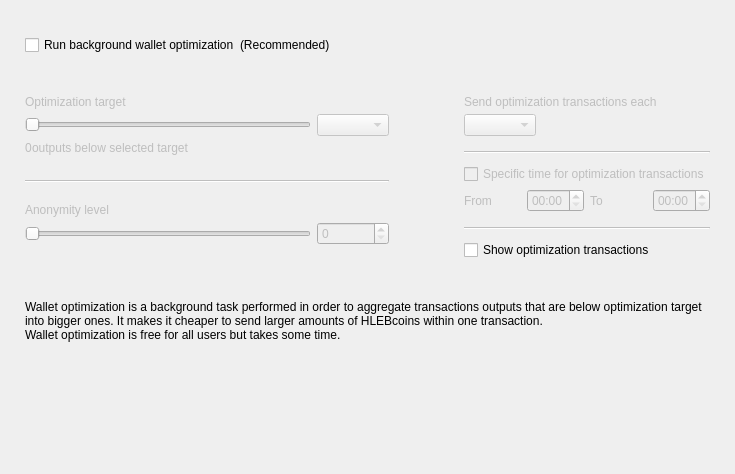
<?xml version="1.0" encoding="UTF-8"?>
<ui version="4.0">
 <class>OptimizationOptionsFrame</class>
 <widget class="QFrame" name="OptimizationOptionsFrame">
  <property name="geometry">
   <rect>
    <x>0</x>
    <y>0</y>
    <width>735</width>
    <height>474</height>
   </rect>
  </property>
  <property name="windowTitle">
   <string>Frame</string>
  </property>
  <property name="frameShape">
   <enum>QFrame::NoFrame</enum>
  </property>
  <property name="frameShadow">
   <enum>QFrame::Raised</enum>
  </property>
  <layout class="QVBoxLayout" name="verticalLayout">
   <property name="spacing">
    <number>0</number>
   </property>
   <property name="leftMargin">
    <number>25</number>
   </property>
   <property name="topMargin">
    <number>35</number>
   </property>
   <property name="rightMargin">
    <number>25</number>
   </property>
   <property name="bottomMargin">
    <number>0</number>
   </property>
   <item>
    <layout class="QHBoxLayout" name="horizontalLayout_2">
     <item>
      <widget class="QCheckBox" name="m_enableOptimizationCheck">
       <property name="text">
        <string>Run background wallet optimization</string>
       </property>
      </widget>
     </item>
     <item>
      <widget class="WalletGui::WalletNormalGrayTextLabel" name="label_8">
       <property name="text">
        <string>(Recommended)</string>
       </property>
      </widget>
     </item>
     <item>
      <spacer name="horizontalSpacer">
       <property name="orientation">
        <enum>Qt::Horizontal</enum>
       </property>
       <property name="sizeHint" stdset="0">
        <size>
         <width>40</width>
         <height>20</height>
        </size>
       </property>
      </spacer>
     </item>
    </layout>
   </item>
   <item>
    <spacer name="verticalSpacer_2">
     <property name="orientation">
      <enum>Qt::Vertical</enum>
     </property>
     <property name="sizeType">
      <enum>QSizePolicy::Fixed</enum>
     </property>
     <property name="sizeHint" stdset="0">
      <size>
       <width>20</width>
       <height>40</height>
      </size>
     </property>
    </spacer>
   </item>
   <item>
    <widget class="QWidget" name="m_optimizationOptionsWidget" native="true">
     <property name="enabled">
      <bool>true</bool>
     </property>
     <layout class="QHBoxLayout" name="horizontalLayout">
      <property name="spacing">
       <number>75</number>
      </property>
      <property name="leftMargin">
       <number>0</number>
      </property>
      <property name="topMargin">
       <number>0</number>
      </property>
      <property name="rightMargin">
       <number>0</number>
      </property>
      <property name="bottomMargin">
       <number>0</number>
      </property>
      <item alignment="Qt::AlignTop">
       <widget class="QWidget" name="widget1" native="true">
        <property name="enabled">
         <bool>false</bool>
        </property>
        <layout class="QGridLayout" name="gridLayout" columnstretch="50,0,0,0">
         <property name="leftMargin">
          <number>0</number>
         </property>
         <property name="topMargin">
          <number>0</number>
         </property>
         <property name="rightMargin">
          <number>0</number>
         </property>
         <property name="bottomMargin">
          <number>0</number>
         </property>
         <property name="verticalSpacing">
          <number>5</number>
         </property>
         <item row="0" column="0" colspan="4">
          <widget class="WalletGui::WalletNormalBlackTextLabel" name="label_5">
           <property name="text">
            <string>Optimization target</string>
           </property>
           <property name="indent">
            <number>0</number>
           </property>
          </widget>
         </item>
         <item row="4" column="0" colspan="4">
          <spacer name="verticalSpacer_3">
           <property name="orientation">
            <enum>Qt::Vertical</enum>
           </property>
           <property name="sizeType">
            <enum>QSizePolicy::Fixed</enum>
           </property>
           <property name="sizeHint" stdset="0">
            <size>
             <width>20</width>
             <height>20</height>
            </size>
           </property>
          </spacer>
         </item>
         <item row="1" column="0" colspan="3">
          <widget class="QSlider" name="m_thresholdSlider">
           <property name="maximum">
            <number>6</number>
           </property>
           <property name="pageStep">
            <number>1</number>
           </property>
           <property name="orientation">
            <enum>Qt::Horizontal</enum>
           </property>
          </widget>
         </item>
         <item row="1" column="3">
          <widget class="QComboBox" name="m_thresholdCombo"/>
         </item>
         <item row="5" column="0" colspan="4">
          <widget class="Line" name="line">
           <property name="orientation">
            <enum>Qt::Horizontal</enum>
           </property>
          </widget>
         </item>
         <item row="6" column="0" colspan="4">
          <spacer name="verticalSpacer_4">
           <property name="orientation">
            <enum>Qt::Vertical</enum>
           </property>
           <property name="sizeType">
            <enum>QSizePolicy::Fixed</enum>
           </property>
           <property name="sizeHint" stdset="0">
            <size>
             <width>20</width>
             <height>15</height>
            </size>
           </property>
          </spacer>
         </item>
         <item row="8" column="3">
          <widget class="QSpinBox" name="m_mixinSpin">
           <property name="buttonSymbols">
            <enum>QAbstractSpinBox::UpDownArrows</enum>
           </property>
          </widget>
         </item>
         <item row="7" column="0" colspan="4">
          <widget class="WalletGui::WalletNormalBlackTextLabel" name="label_7">
           <property name="text">
            <string>Anonymity level</string>
           </property>
           <property name="indent">
            <number>0</number>
           </property>
          </widget>
         </item>
         <item row="8" column="0" colspan="3">
          <widget class="QSlider" name="m_mixinSlider">
           <property name="pageStep">
            <number>1</number>
           </property>
           <property name="orientation">
            <enum>Qt::Horizontal</enum>
           </property>
          </widget>
         </item>
         <item row="2" column="0" colspan="4">
          <spacer name="verticalSpacer_12">
           <property name="orientation">
            <enum>Qt::Vertical</enum>
           </property>
           <property name="sizeType">
            <enum>QSizePolicy::Fixed</enum>
           </property>
           <property name="sizeHint" stdset="0">
            <size>
             <width>20</width>
             <height>0</height>
            </size>
           </property>
          </spacer>
         </item>
         <item row="3" column="0" colspan="4">
          <layout class="QHBoxLayout" name="horizontalLayout_3" stretch="0,1">
           <item>
            <widget class="QLabel" name="m_nonOptimizedOutputsLabel">
             <property name="text">
              <string>0</string>
             </property>
            </widget>
           </item>
           <item>
            <widget class="WalletGui::WalletNormalBlackTextLabel" name="m_nonOptimizedOutputsTextLabel">
             <property name="text">
              <string>outputs below selected target</string>
             </property>
            </widget>
           </item>
          </layout>
         </item>
        </layout>
       </widget>
      </item>
      <item>
       <layout class="QVBoxLayout" name="verticalLayout_3">
        <property name="spacing">
         <number>10</number>
        </property>
        <property name="rightMargin">
         <number>0</number>
        </property>
        <property name="bottomMargin">
         <number>0</number>
        </property>
        <item>
         <widget class="QWidget" name="widget2" native="true">
          <property name="enabled">
           <bool>false</bool>
          </property>
          <layout class="QGridLayout" name="gridLayout_2" columnstretch="0,0,0,0">
           <property name="leftMargin">
            <number>0</number>
           </property>
           <property name="topMargin">
            <number>0</number>
           </property>
           <property name="rightMargin">
            <number>0</number>
           </property>
           <property name="bottomMargin">
            <number>0</number>
           </property>
           <property name="verticalSpacing">
            <number>5</number>
           </property>
           <item row="2" column="0" colspan="2" alignment="Qt::AlignLeft">
            <widget class="QComboBox" name="m_periodCombo"/>
           </item>
           <item row="8" column="0">
            <widget class="WalletGui::WalletNormalBlackTextLabel" name="label_2">
             <property name="text">
              <string>From</string>
             </property>
            </widget>
           </item>
           <item row="8" column="1">
            <widget class="QTimeEdit" name="m_startTimeEdit">
             <property name="enabled">
              <bool>false</bool>
             </property>
             <property name="displayFormat">
              <string>HH:mm</string>
             </property>
            </widget>
           </item>
           <item row="8" column="2">
            <widget class="WalletGui::WalletNormalBlackTextLabel" name="label_3">
             <property name="text">
              <string>To</string>
             </property>
            </widget>
           </item>
           <item row="8" column="3">
            <widget class="QTimeEdit" name="m_stopTimeEdit">
             <property name="enabled">
              <bool>false</bool>
             </property>
             <property name="displayFormat">
              <string>HH:mm</string>
             </property>
            </widget>
           </item>
           <item row="6" column="0" colspan="4">
            <widget class="QCheckBox" name="m_optimizationTimeCheck">
             <property name="text">
              <string>Specific time for optimization transactions</string>
             </property>
            </widget>
           </item>
           <item row="4" column="0" colspan="4">
            <widget class="Line" name="line_2">
             <property name="orientation">
              <enum>Qt::Horizontal</enum>
             </property>
            </widget>
           </item>
           <item row="0" column="0" colspan="4">
            <widget class="WalletGui::WalletNormalBlackTextLabel" name="label_4">
             <property name="text">
              <string>Send optimization transactions each</string>
             </property>
             <property name="indent">
              <number>0</number>
             </property>
            </widget>
           </item>
           <item row="7" column="0" colspan="4">
            <spacer name="verticalSpacer_8">
             <property name="orientation">
              <enum>Qt::Vertical</enum>
             </property>
             <property name="sizeType">
              <enum>QSizePolicy::Fixed</enum>
             </property>
             <property name="sizeHint" stdset="0">
              <size>
               <width>20</width>
               <height>0</height>
              </size>
             </property>
            </spacer>
           </item>
           <item row="3" column="0" colspan="4">
            <spacer name="verticalSpacer_6">
             <property name="orientation">
              <enum>Qt::Vertical</enum>
             </property>
             <property name="sizeType">
              <enum>QSizePolicy::Fixed</enum>
             </property>
             <property name="sizeHint" stdset="0">
              <size>
               <width>20</width>
               <height>10</height>
              </size>
             </property>
            </spacer>
           </item>
           <item row="10" column="0" colspan="4">
            <widget class="Line" name="line_3">
             <property name="orientation">
              <enum>Qt::Horizontal</enum>
             </property>
            </widget>
           </item>
           <item row="1" column="0" colspan="4">
            <spacer name="verticalSpacer_5">
             <property name="orientation">
              <enum>Qt::Vertical</enum>
             </property>
             <property name="sizeType">
              <enum>QSizePolicy::Fixed</enum>
             </property>
             <property name="sizeHint" stdset="0">
              <size>
               <width>20</width>
               <height>0</height>
              </size>
             </property>
            </spacer>
           </item>
           <item row="5" column="0" colspan="4">
            <spacer name="verticalSpacer_7">
             <property name="orientation">
              <enum>Qt::Vertical</enum>
             </property>
             <property name="sizeType">
              <enum>QSizePolicy::Fixed</enum>
             </property>
             <property name="sizeHint" stdset="0">
              <size>
               <width>20</width>
               <height>5</height>
              </size>
             </property>
            </spacer>
           </item>
           <item row="9" column="0" colspan="4">
            <spacer name="verticalSpacer_10">
             <property name="orientation">
              <enum>Qt::Vertical</enum>
             </property>
             <property name="sizeType">
              <enum>QSizePolicy::Fixed</enum>
             </property>
             <property name="sizeHint" stdset="0">
              <size>
               <width>20</width>
               <height>10</height>
              </size>
             </property>
            </spacer>
           </item>
          </layout>
         </widget>
        </item>
        <item>
         <widget class="QCheckBox" name="m_showFusionTransactionsCheck">
          <property name="enabled">
           <bool>true</bool>
          </property>
          <property name="text">
           <string>Show optimization transactions</string>
          </property>
         </widget>
        </item>
       </layout>
      </item>
     </layout>
    </widget>
   </item>
   <item>
    <spacer name="verticalSpacer_11">
     <property name="orientation">
      <enum>Qt::Vertical</enum>
     </property>
     <property name="sizeType">
      <enum>QSizePolicy::Fixed</enum>
     </property>
     <property name="sizeHint" stdset="0">
      <size>
       <width>20</width>
       <height>40</height>
      </size>
     </property>
    </spacer>
   </item>
   <item>
    <widget class="WalletGui::WalletExtraNormalGrayTextLabel" name="m_helpLabel">
     <property name="text">
      <string>Wallet optimization is a background task performed in order to aggregate transactions outputs that are below optimization target into bigger ones. It makes it cheaper to send larger amounts of HLEBcoins within one transaction.
Wallet optimization is free for all users but takes some time.</string>
     </property>
     <property name="wordWrap">
      <bool>true</bool>
     </property>
    </widget>
   </item>
   <item>
    <spacer name="verticalSpacer">
     <property name="orientation">
      <enum>Qt::Vertical</enum>
     </property>
     <property name="sizeHint" stdset="0">
      <size>
       <width>20</width>
       <height>40</height>
      </size>
     </property>
    </spacer>
   </item>
  </layout>
 </widget>
 <customwidgets>
  <customwidget>
   <class>WalletGui::WalletNormalGrayTextLabel</class>
   <extends>QLabel</extends>
   <header>Gui/Common/WalletTextLabel.h</header>
  </customwidget>
  <customwidget>
   <class>WalletGui::WalletNormalBlackTextLabel</class>
   <extends>QLabel</extends>
   <header>Gui/Common/WalletTextLabel.h</header>
  </customwidget>
  <customwidget>
   <class>WalletGui::WalletExtraNormalGrayTextLabel</class>
   <extends>QLabel</extends>
   <header>Gui/Common/WalletTextLabel.h</header>
  </customwidget>
 </customwidgets>
 <resources/>
 <connections>
  <connection>
   <sender>m_enableOptimizationCheck</sender>
   <signal>toggled(bool)</signal>
   <receiver>widget1</receiver>
   <slot>setEnabled(bool)</slot>
   <hints>
    <hint type="sourcelabel">
     <x>147</x>
     <y>47</y>
    </hint>
    <hint type="destinationlabel">
     <x>176</x>
     <y>204</y>
    </hint>
   </hints>
  </connection>
  <connection>
   <sender>m_thresholdSlider</sender>
   <signal>valueChanged(int)</signal>
   <receiver>OptimizationOptionsFrame</receiver>
   <slot>thresholdChanged(int)</slot>
   <hints>
    <hint type="sourcelabel">
     <x>116</x>
     <y>139</y>
    </hint>
    <hint type="destinationlabel">
     <x>355</x>
     <y>194</y>
    </hint>
   </hints>
  </connection>
  <connection>
   <sender>m_mixinSlider</sender>
   <signal>valueChanged(int)</signal>
   <receiver>OptimizationOptionsFrame</receiver>
   <slot>mixinChanged(int)</slot>
   <hints>
    <hint type="sourcelabel">
     <x>116</x>
     <y>240</y>
    </hint>
    <hint type="destinationlabel">
     <x>367</x>
     <y>236</y>
    </hint>
   </hints>
  </connection>
  <connection>
   <sender>m_optimizationTimeCheck</sender>
   <signal>toggled(bool)</signal>
   <receiver>m_startTimeEdit</receiver>
   <slot>setEnabled(bool)</slot>
   <hints>
    <hint type="sourcelabel">
     <x>543</x>
     <y>179</y>
    </hint>
    <hint type="destinationlabel">
     <x>501</x>
     <y>207</y>
    </hint>
   </hints>
  </connection>
  <connection>
   <sender>m_optimizationTimeCheck</sender>
   <signal>toggled(bool)</signal>
   <receiver>m_stopTimeEdit</receiver>
   <slot>setEnabled(bool)</slot>
   <hints>
    <hint type="sourcelabel">
     <x>543</x>
     <y>179</y>
    </hint>
    <hint type="destinationlabel">
     <x>643</x>
     <y>207</y>
    </hint>
   </hints>
  </connection>
  <connection>
   <sender>m_mixinSpin</sender>
   <signal>valueChanged(int)</signal>
   <receiver>OptimizationOptionsFrame</receiver>
   <slot>mixinChanged(int)</slot>
   <hints>
    <hint type="sourcelabel">
     <x>273</x>
     <y>271</y>
    </hint>
    <hint type="destinationlabel">
     <x>367</x>
     <y>236</y>
    </hint>
   </hints>
  </connection>
  <connection>
   <sender>m_thresholdCombo</sender>
   <signal>currentIndexChanged(int)</signal>
   <receiver>OptimizationOptionsFrame</receiver>
   <slot>thresholdChanged(int)</slot>
   <hints>
    <hint type="sourcelabel">
     <x>270</x>
     <y>139</y>
    </hint>
    <hint type="destinationlabel">
     <x>367</x>
     <y>236</y>
    </hint>
   </hints>
  </connection>
  <connection>
   <sender>m_enableOptimizationCheck</sender>
   <signal>toggled(bool)</signal>
   <receiver>widget2</receiver>
   <slot>setEnabled(bool)</slot>
   <hints>
    <hint type="sourcelabel">
     <x>158</x>
     <y>48</y>
    </hint>
    <hint type="destinationlabel">
     <x>556</x>
     <y>197</y>
    </hint>
   </hints>
  </connection>
 </connections>
 <slots>
  <slot>thresholdChanged(int)</slot>
  <slot>mixinChanged(int)</slot>
 </slots>
</ui>
